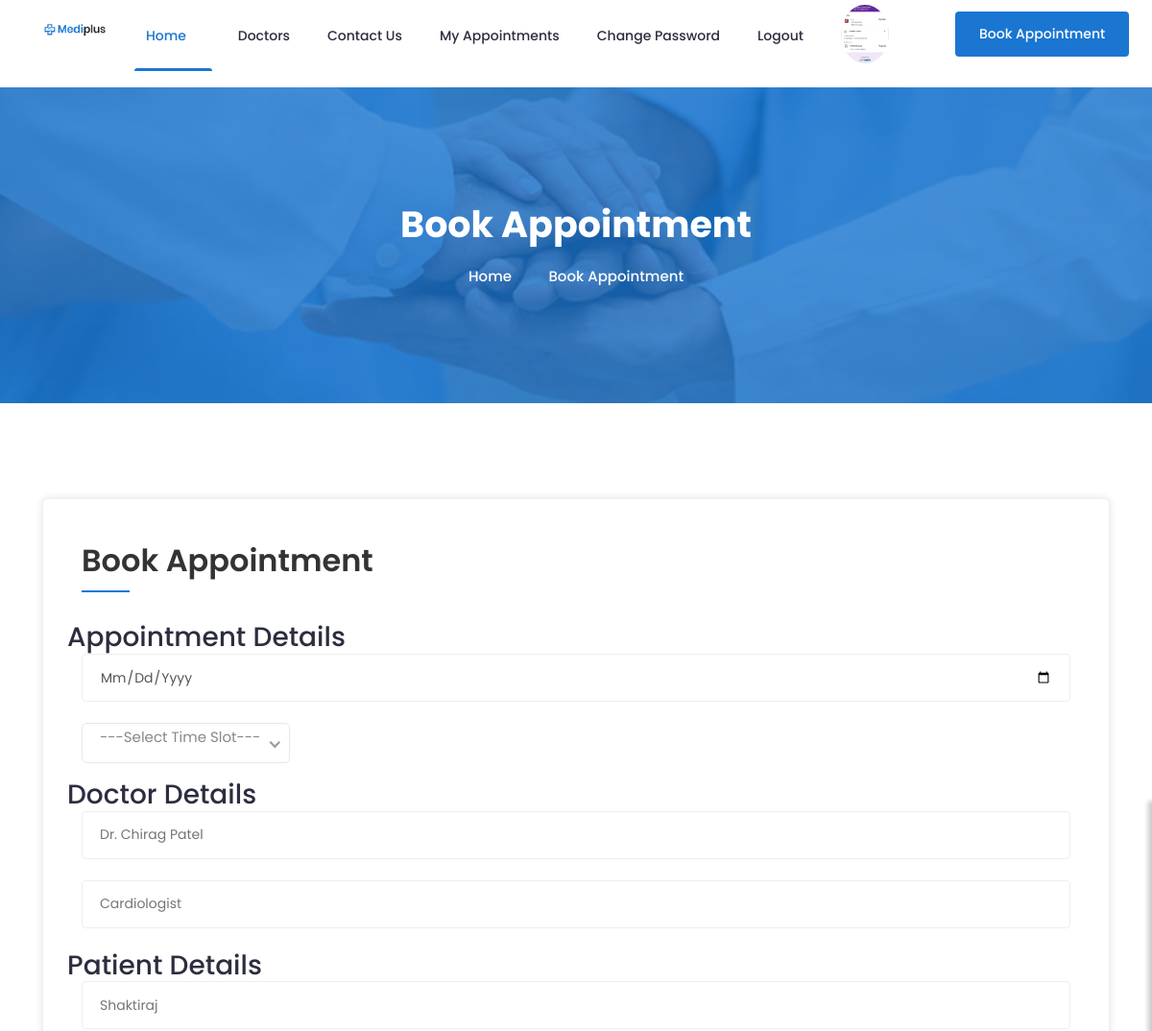
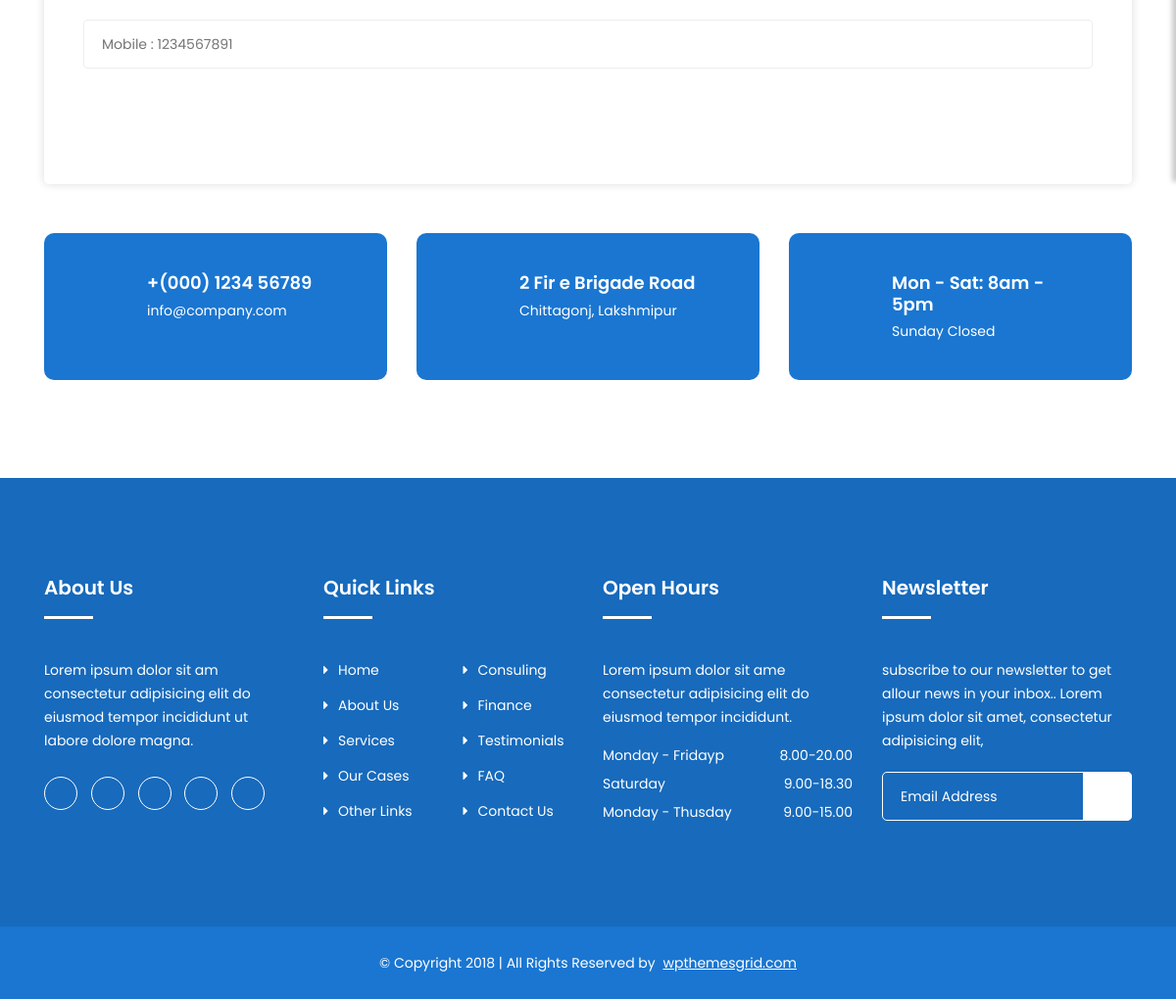
/book-appointment/2/ (signed in), run on the app's committed database (2 pictures, top to bottom).
### myapp/models.py (models this page shows, shortened)
class Doctor_Profile(models.Model):
	doctor=models.ForeignKey(User,on_delete=models.CASCADE)
	qualification=models.CharField(max_length=100)
	specialization=models.CharField(max_length=100)
	experience_in_years=models.PositiveIntegerField()
	clinic_address=models.TextField()
	time=models.CharField(max_length=100)

class User(models.Model):
	fname=models.CharField(max_length=100)
	lname=models.CharField(max_length=100)
	email=models.EmailField()
	mobile=models.PositiveIntegerField()
	address=models.TextField()
	gender=models.CharField(max_length=100)
	password=models.CharField(max_length=100)
	usertype=models.CharField(max_length=100,default='patient')
	profile_picture=models.ImageField(upload_to="profile_picture/",default="")

### myapp/views.py (the view)
# urls.py: path('book-appointment/<int:pk>/',views.book_appointment,name='book-appointment'),
def book_appointment(request,pk):
	doctor_profile=Doctor_Profile.objects.get(pk=pk)
	patient=User.objects.get(email=request.session['email'])
	if request.method=='POST':
		if request.POST['appointment_time']=="---Select Time Slot---":
			time_slots=Appointment.objects.filter(doctor_profile=doctor_profile,appointment_date=request.POST['appointment_date'],appointment_status="Pending")
			l=[]
			for i in time_slots:
				l.append(i.appointment_time)
			return render(request,'book-appointment.html',{'doctor_profile':doctor_profile,'patient':patient,'l':l,'appointment_date':request.POST['appointment_date']})
		else:
			Appointment.objects.create(
				patient=patient,
				doctor_profile=doctor_profile,
				appointment_date=request.POST['appointment_date'],
				appointment_time=request.POST['appointment_time']
				)
		msg="Appointment Booked Successfully"
		return render(request,'book-appointment.html',{'doctor_profile':doctor_profile,'patient':patient,'msg':msg})
	else:
		return render(request,'book-appointment.html',{'doctor_profile':doctor_profile,'patient':patient})

### myapp/templates/book-appointment.html (shortened to what this page needs)
{% extends 'header.html' %}
{% block content %}
{% load static %}
<!doctype html>
<html class="no-js" lang="zxx">
    <head>
    </head>
    <body>
		<div class="breadcrumbs overlay">
			<div class="container">
				<div class="bread-inner">
					<div class="row">
						<div class="col-12">
							<h2>Book Appointment</h2>
							<ul class="bread-list">
								<li><a href="/">Home</a></li>
								<li><i class="icofont-simple-right"></i></li>
								<li class="active">Book Appointment</li>
							</ul>
						</div>
					</div>
				</div>
			</div>
		</div>
		<section class="contact-us section">
			<div class="container">
				<div class="inner">
					<div class="row">
						<div class="col-lg-12">
							<div class="contact-us-form">
								<h2>Book Appointment</h2>
								<form class="form" method="post" action="{% url 'book-appointment' pk=doctor_profile.pk %}" enctype="multipart/form-data">
									<div class="row">
										<h3>Appointment Details</h3>
										<br>
										<div class="col-lg-12">
											<div class="form-group">
												<input type="date" name="appointment_date" id="date_picker" onchange="this.form.submit();" value="{{appointment_date}}">
											</div>
										</div>
										<div class="col-lg-12">
										</div>
										<h3>Doctor Details</h3>
										<br>
										<div class="col-lg-12">
											<div class="form-group">
												<input type="text" placeholder="Dr. {{doctor_profile.doctor.fname}} {{doctor_profile.doctor.lname}}" readonly>
											</div>
										</div>
										<div class="col-lg-12">
											<div class="form-group">
												<input type="text" placeholder="{{doctor_profile.specialization}}" readonly>
											</div>
										</div>
										<h3>Patient Details</h3>
										<br>
										<div class="col-lg-12">
											<div class="form-group">
												<input type="text" placeholder="{{patient.fname}} {{paient.lname}}" readonly>
											</div>
										</div>
										<div class="col-lg-12">
											<div class="form-group">
												<input type="text" placeholder="Mobile : {{patient.mobile}}" readonly>
											</div>
										</div>
										<div class="col-12">
											<div class="form-group login-btn">
												<button class="btn" type="submit">Book Appointment</button>
											</div>
										</div>
									</div>
								</form>
							</div>
						</div>
					</div>
				</div>
				<div class="contact-info">
					<div class="row">
						<div class="col-lg-4 col-12 ">
							<div class="single-info">
								<i class="icofont icofont-ui-call"></i>
								<div class="content">
									<h3>+(000) 1234 56789</h3>
									<p>info@company.com</p>
								</div>
							</div>
						</div>
						<div class="col-lg-4 col-12 ">
							<div class="single-info">
								<i class="icofont-google-map"></i>
								<div class="content">
									<h3>2 Fir e Brigade Road</h3>
									<p>Chittagonj, Lakshmipur</p>
								</div>
							</div>
						</div>
						<div class="col-lg-4 col-12 ">
							<div class="single-info">
								<i class="icofont icofont-wall-clock"></i>
								<div class="content">
									<h3>Mon - Sat: 8am - 5pm</h3>
									<p>Sunday Closed</p>
								</div>
							</div>
						</div>
					</div>
				</div>
			</div>
		</section>
    </body>
</html>
{% endblock %}

### data on the page
Doctor_Profile: doctor.fname "Dr. chirag patel", specialization "cardiologist"
User: fname "shaktiraj", mobile "Mobile : 1234567891"
